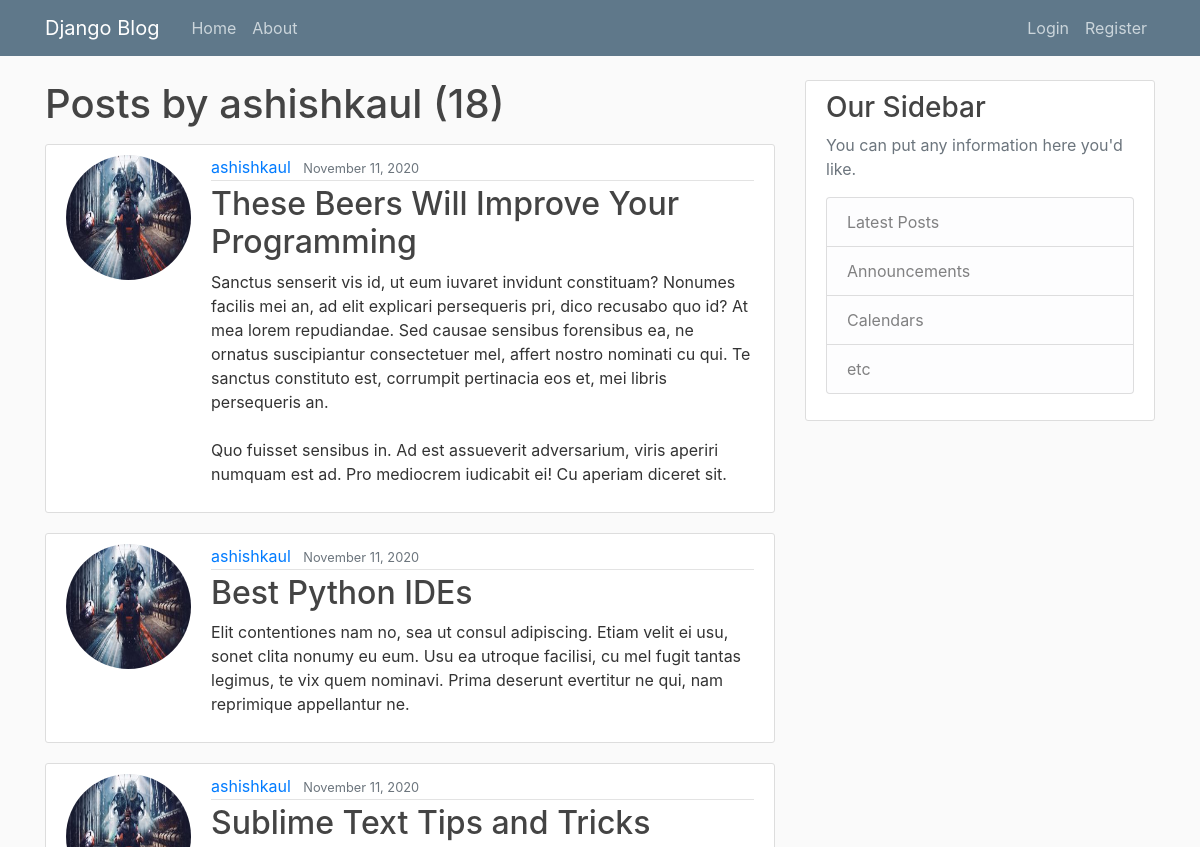
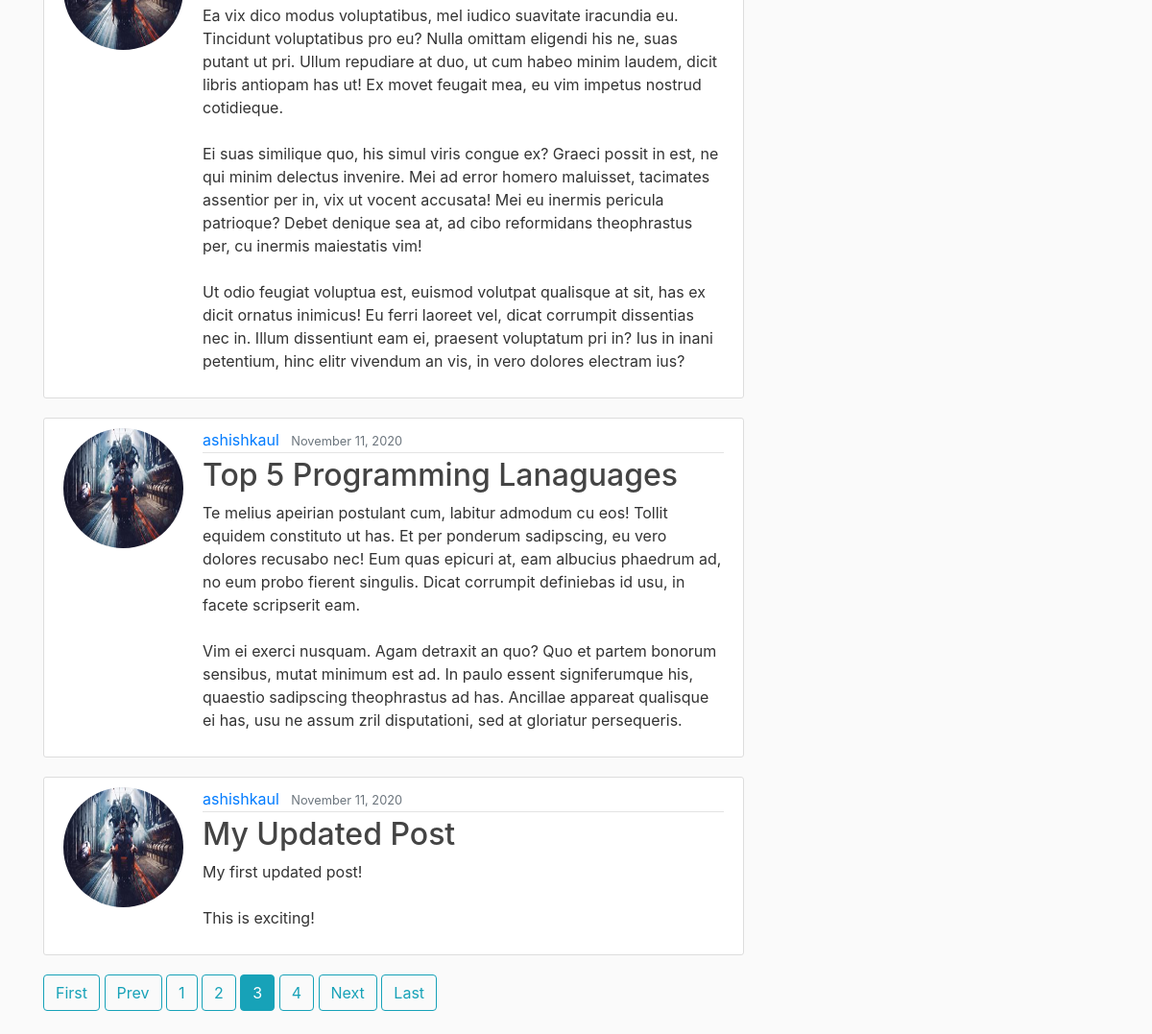
The page /user/ashishkaul?page=3 on the database its author committed (2 pictures, top to bottom).
### blog/models.py (models this page shows, shortened)
class Post(models.Model):
    title = models.CharField(max_length=100)
    post = models.TextField()
    date_posted = models.DateTimeField(default=timezone.now)
    author = models.ForeignKey(User, on_delete=models.CASCADE)

### users/models.py (models this page shows, shortened)
class Profile(models.Model):
    user = models.OneToOneField(User, on_delete=models.CASCADE)
    image = models.ImageField(default='default.jpeg', upload_to='profile-pics')

### blog/views.py (the view)
# urls.py: path('user/<str:username>', UserPostListView.as_view(), name='user-posts'),
class UserPostListView(ListView):  #Post list view for particular user
    model = Post
    template_name = 'blog/user_posts.html'
    context_object_name = 'posts'
    paginate_by = 5
    def get_queryset(self):
        user = get_object_or_404(User, username=self.kwargs.get('username'))
        return Post.objects.filter(author=user).order_by('-date_posted')

### blog/templates/blog/user_posts.html
{% extends "blog/base.html" %}
{% block content %}
<h1 class="mb-3">Posts by {{ view.kwargs.username }} ({{ page_obj.paginator.count }})</h1>
  {% for i in posts %}
    <article class="media content-section">
    <img class="rounded-circle account-img" src="{{ i.author.profile.image.url }}">
    <div class="media-body">
      <div class="article-metadata">
        <a class="mr-2" href="{% url 'user-posts' i.author.username %}">{{ i.author }}</a>
        <small class="text-muted">{{ i.date_posted|date:"F d, Y" }}</small>
      </div>
      <h2><a class="article-title" href="{% url 'post-detail' i.id %}">{{ i.title }}</a></h2>
      <p class="article-content">{{ i.post }}</p>
    </div>
    </article>
  {% endfor %}
  {% if is_paginated %}
    {% if page_obj.has_previous %}
      <a class="btn btn-outline-info mb-4" href="?page=1">First</a>
      <a class="btn btn-outline-info mb-4" href="?page={{ page_obj.previous_page_number }}">Prev</a>
    {% endif %}
    {% for num in page_obj.paginator.page_range %}
      {% if page_obj.number == num %}
        <a class="btn btn-info mb-4" href="?page={{ num }}">{{ num }}</a>
      {% elif num > page_obj.number|add:'-3' and num < page_obj.number|add:'3' %}
        <a class="btn btn-outline-info mb-4" href="?page={{ num }}">{{ num }}</a>
      {% endif %}
    {% endfor %}
    {% if page_obj.has_next %}
      <a class="btn btn-outline-info mb-4" href="?page={{ page_obj.next_page_number }}">Next</a>
      <a class="btn btn-outline-info mb-4" href="?page={{ page_obj.paginator.num_pages }}">Last</a>
    {% endif %}
  {% endif %}
{% endblock content %}

### blog/templates/blog/static/blog/main.css (style rules this page uses)
body { background: #fafafa; color: #333333; margin-top: 5rem; }
h1, h2, h3, h4, h5, h6 { color: #444444; }
.content-section { background: #ffffff; padding: 10px 20px; border: 1px solid #dddddd; border-radius: 3px; margin-bottom: 20px; }
.article-title { color: #444444; }
.article-content { white-space: pre-line; }
.article-metadata { padding-bottom: 1px; margin-bottom: 4px; border-bottom: 1px solid #e3e3e3 }
.account-img { height: 125px; width: 125px; margin-right: 20px; margin-bottom: 16px; }

### rows shown on the page
Post: author.profile.image (picture), author "ashishkaul", date_posted "November 11, 2020", title "These Beers Will Improve Your Programming", post "Sanctus senserit vis id, ut eum iuvaret invidunt constituam? Nonumes facilis mei an, ad elit explicari persequeris pri, dico recusabo quo id? At mea lorem repudiandae. Sed causae sensibus forensibus ea, ne ornatus suscipiantur consectetuer mel, affert nostro nominati cu qui. Te sanctus constituto est, corrumpit pertinacia eos et, mei libris persequeris an. Quo fuisset sensibus in. Ad est assueverit adversarium, viris aperiri numquam est ad. Pro mediocrem iudicabit ei! Cu aperiam diceret sit."
Post: author.profile.image (picture), author "ashishkaul", date_posted "November 11, 2020", title "Best Python IDEs", post "Elit contentiones nam no, sea ut consul adipiscing. Etiam velit ei usu, sonet clita nonumy eu eum. Usu ea utroque facilisi, cu mel fugit tantas legimus, te vix quem nominavi. Prima deserunt evertitur ne qui, nam reprimique appellantur ne."
Post: author.profile.image (picture), author "ashishkaul", date_posted "November 11, 2020", title "Sublime Text Tips and Tricks", post "Ea vix dico modus voluptatibus, mel iudico suavitate iracundia eu. Tincidunt voluptatibus pro eu? Nulla omittam eligendi his ne, suas putant ut pri. Ullum repudiare at duo, ut cum habeo minim laudem, dicit libris antiopam has ut! Ex movet feugait mea, eu vim impetus nostrud cotidieque. Ei suas similique quo, his simul viris congue ex? Graeci possit in est, ne qui minim delectus invenire. Mei ad error homero maluisset, tacimates assentior per in, vix ut vocent accusata! Mei eu inermis pericula patrioque? Debet denique sea at, ad cibo reformidans theophrastus per, cu inermis maiestatis vim! Ut odio feugiat voluptua est, euismod volutpat qualisque at sit, has ex dicit ornatus inimicus! Eu…"
Post: author.profile.image (picture), author "ashishkaul", date_posted "November 11, 2020", title "Top 5 Programming Lanaguages", post "Te melius apeirian postulant cum, labitur admodum cu eos! Tollit equidem constituto ut has. Et per ponderum sadipscing, eu vero dolores recusabo nec! Eum quas epicuri at, eam albucius phaedrum ad, no eum probo fierent singulis. Dicat corrumpit definiebas id usu, in facete scripserit eam. Vim ei exerci nusquam. Agam detraxit an quo? Quo et partem bonorum sensibus, mutat minimum est ad. In paulo essent signiferumque his, quaestio sadipscing theophrastus ad has. Ancillae appareat qualisque ei has, usu ne assum zril disputationi, sed at gloriatur persequeris."
Post: author.profile.image (picture), author "ashishkaul", date_posted "November 11, 2020", title "My Updated Post", post "My first updated post! This is exciting!"

### other values the page prints
{{ view.kwargs.username }} "ashishkaul"
{{ page_obj.paginator.count }} "18"
{{ num }} "1" "2" "4"
{{ num }} "3"
